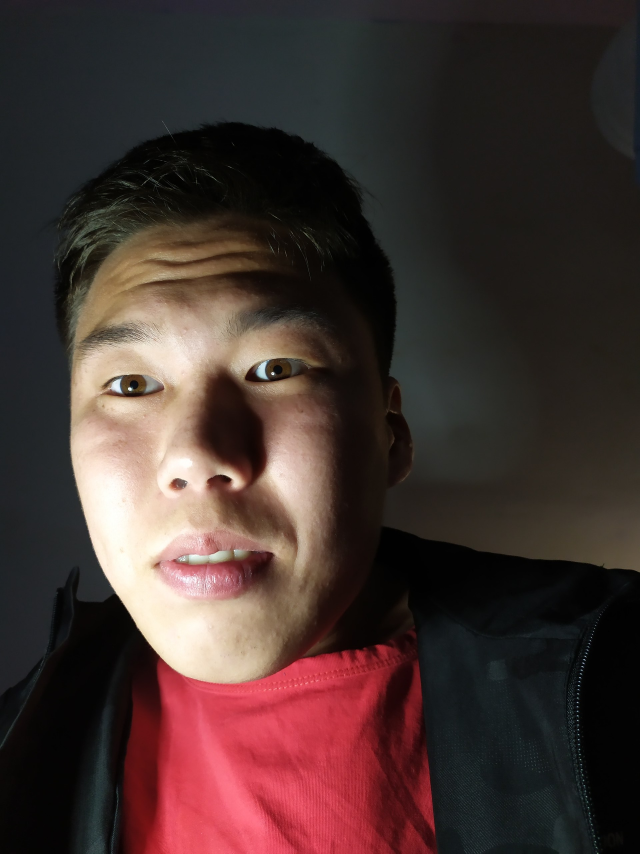
#> input picture ceXuMH-NoSM.jpg, 1920 x 2560 px (shown at 1/3 size)
$ python StereoBM_test.py
#> lines starting #> are read from the running program, lines starting #| are printed output that depends on the picture
import cv2
from matplotlib import pyplot as plt
imgR = cv2.imread('ceXuMH-NoSM.jpg',0)
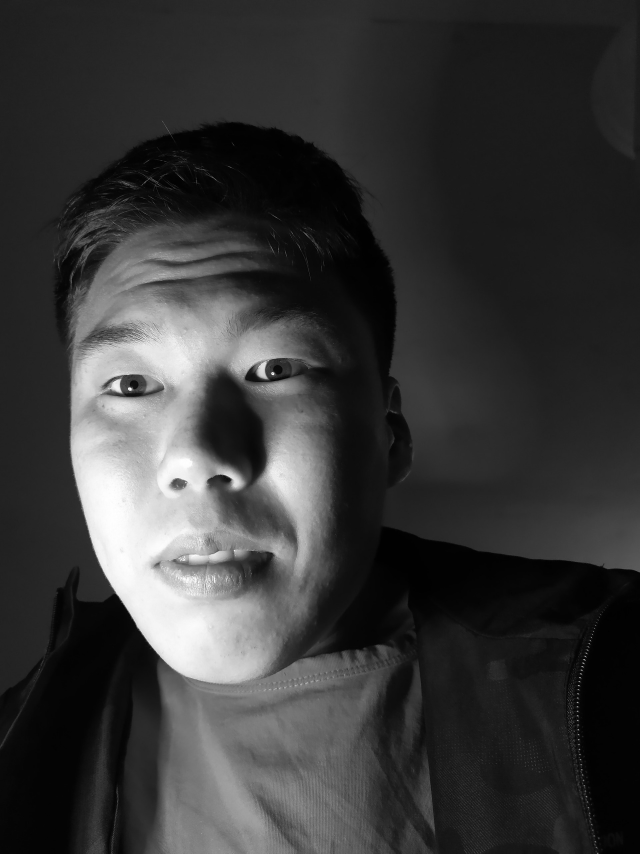
#> imgR: shape (2560, 1920) (shown at 1/3 size); min 0, max 255, mean 55.7
imgL = cv2.imread('xibDg06kgRY.jpg',0)
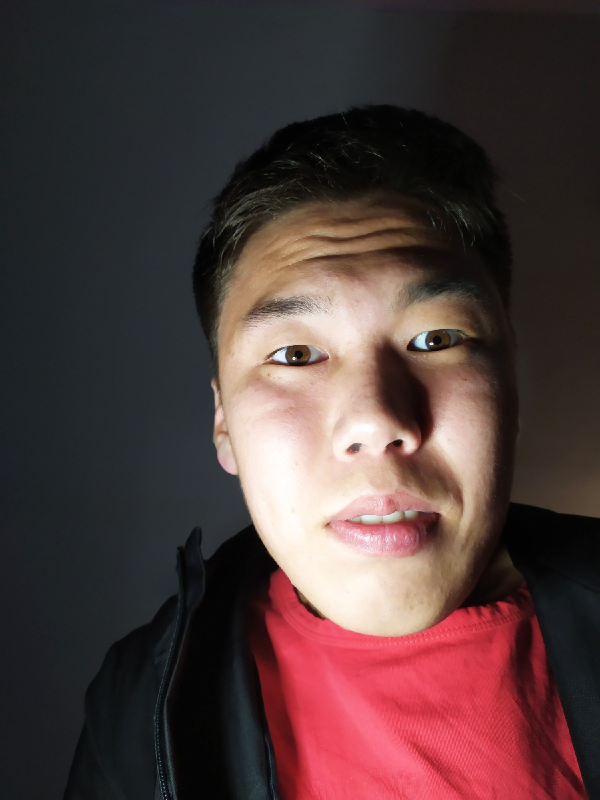
#> input picture xibDg06kgRY.jpg, 1200 x 1600 px (shown at 1/2 size)
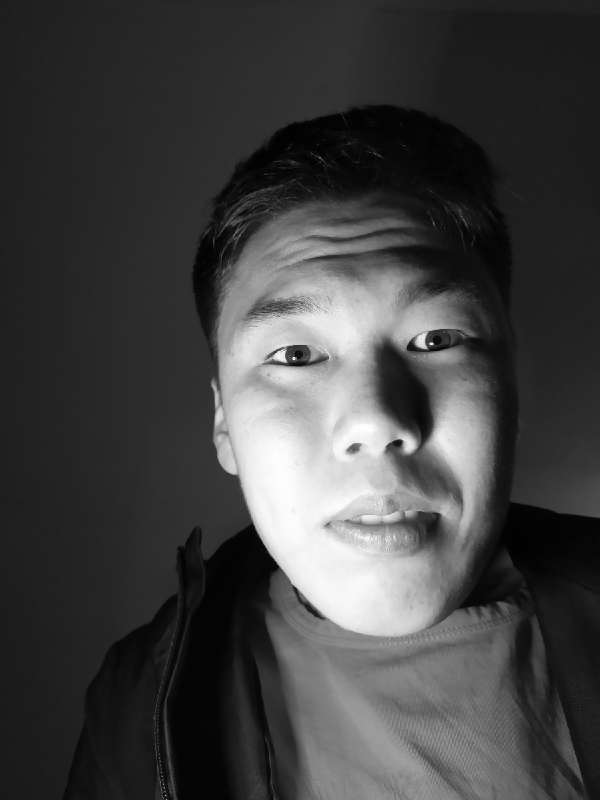
#> imgL: shape (1600, 1200) (shown at 1/2 size); min 0, max 255, mean 65.1
imgR = cv2.resize(imgR,(600,800))
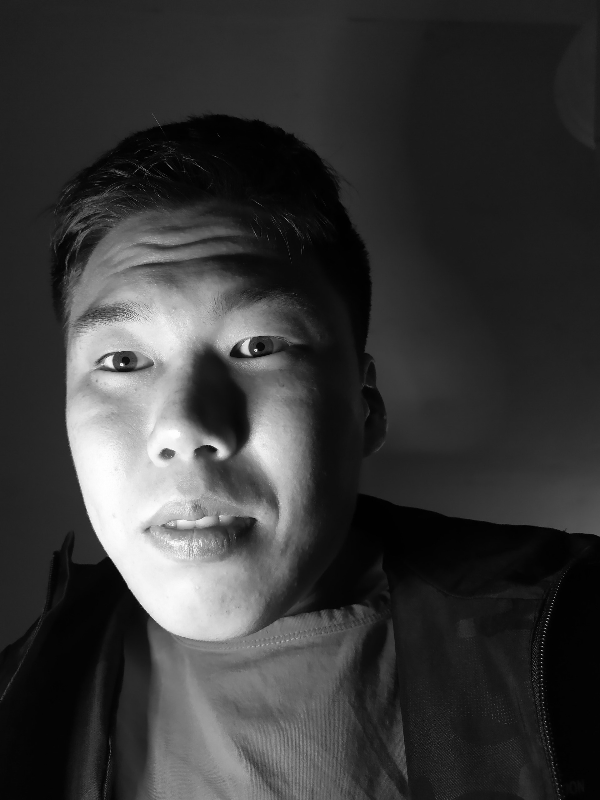
#> imgR: shape (800, 600); min 0, max 255, mean 55.6
imgL = cv2.resize(imgL,(600,800))
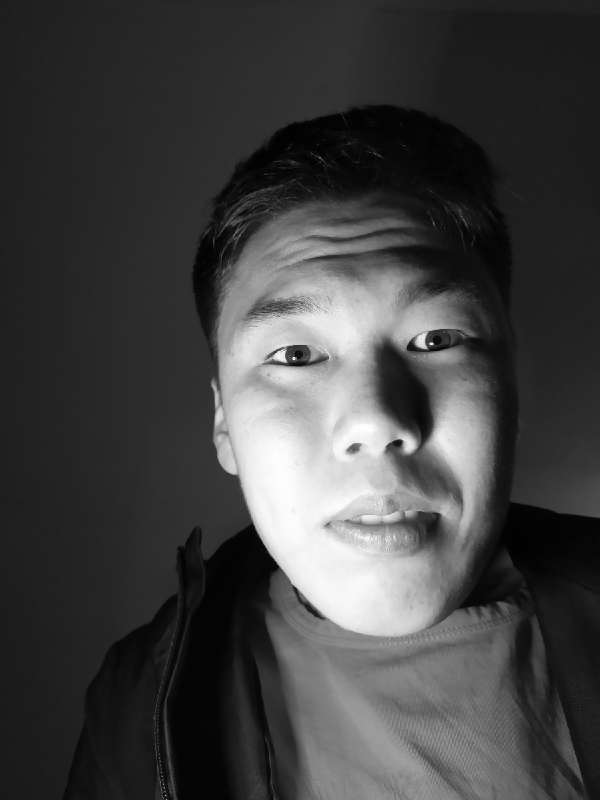
#> imgL: shape (800, 600); min 1, max 255, mean 65.2
stereo = cv2.StereoBM_create(numDisparities=16*11, blockSize=5)
disparity = stereo.compute(imgL,imgR)
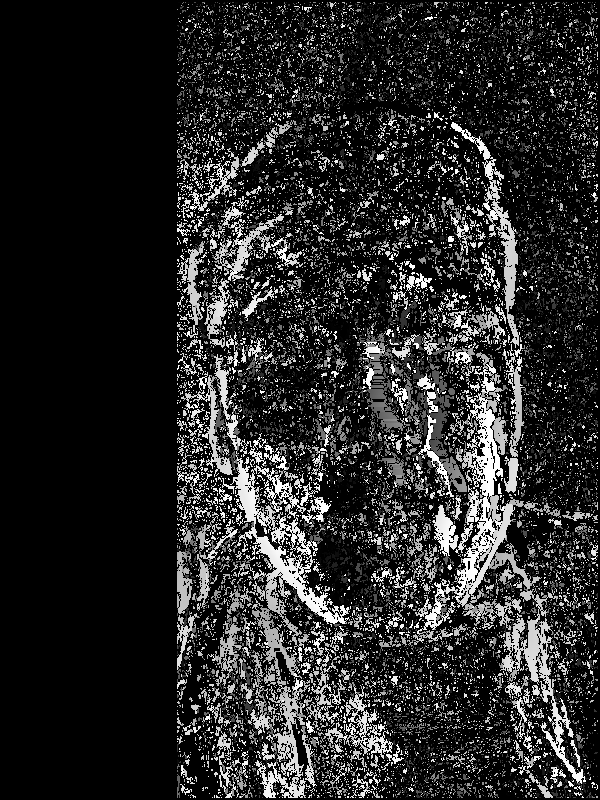
#> disparity: shape (800, 600) int16; min -16, max 2800, mean 431.4; drawn with min black and max white

plt.imshow(disparity,'gray')
plt.show()
